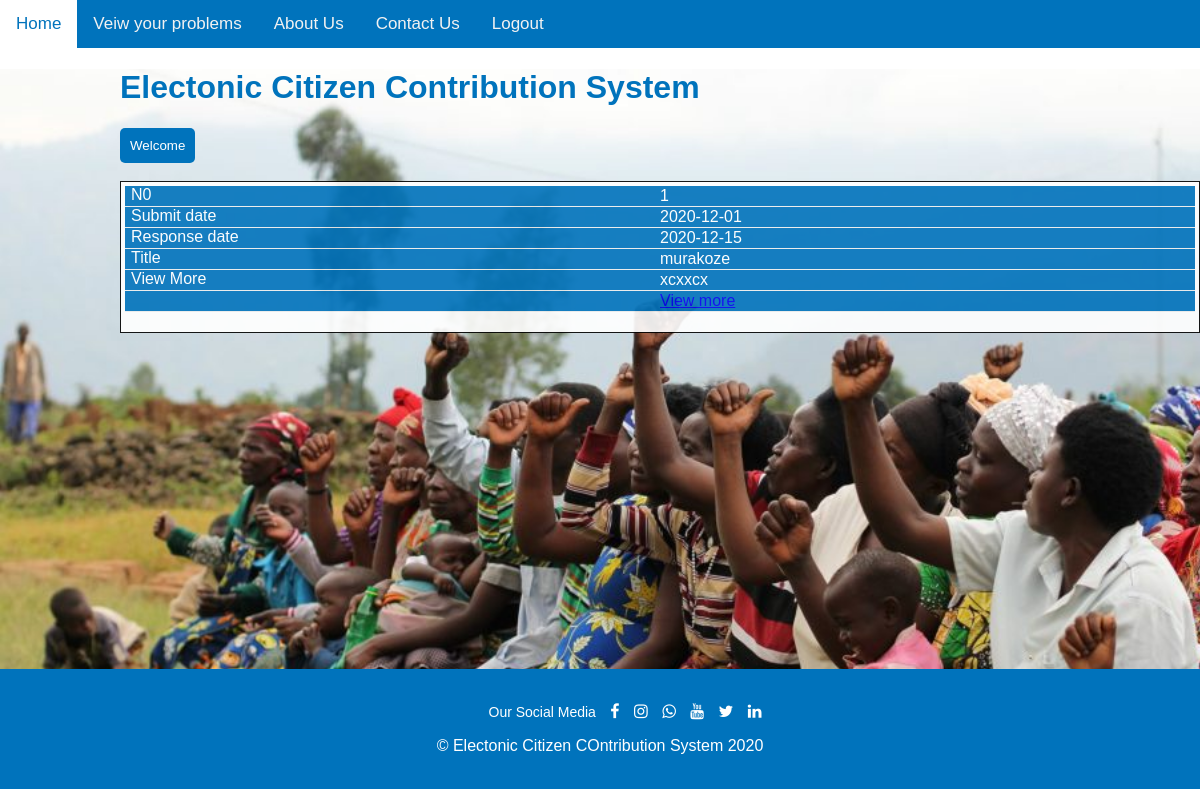
The page /ICC/plobs.php (signed in) on the database its author committed.
### tables this page shows
CREATE TABLE `prob` (
  `pid` int(11) NOT NULL,
  `content` varchar(1500) DEFAULT NULL,
  `dates` date DEFAULT NULL,
  `uid` int(11) DEFAULT NULL,
  `uid2` int(11) NOT NULL,
  `provice` varchar(250) NOT NULL,
  `district` varchar(230) NOT NULL,
  `sector` varchar(200) NOT NULL,
  `title` varchar(250) NOT NULL,
  `respo` varchar(1200) NOT NULL,
  `redate` date NOT NULL
);

### ICC/plobs.php (the view, shortened to what this page needs)
<?php
require_once('dbcon.php');
   if ($_SESSION['id']==0) {
  header('location:logout.php');
  } else{
?>
<!DOCTYPE html>
<html>
<head>
<link rel="stylesheet" href="https://cdnjs.cloudflare.com/ajax/libs/font-awesome/4.7.0/css/font-awesome.min.css">
<link rel="stylesheet" type="text/css" href="style.css">
</head>
<body>
<div class="topnav" id="myTopnav">
  <a href="dashboard.php" >Home</a>
  <a href="">Veiw your problems</a>
  <a href="#about">About Us</a>
  <a href="">Contact Us</a>
   <a href="logout.php">Logout</a>
  <br>
</div>
<div  class="cld">
  <h1>Electonic Citizen Contribution System</h1>
  <button>Welcome</button><br><br>
  <div style="margin-left: 10%; ">
    <table role="table" style="background-color: white; opacity: 0.9; color: #0073bc;  ">
  <tbody role="rowgroup">
    <?php
    $op = $_SESSION['id'];
    $ret=mysqli_query($con,"select * from prob where uid2 = '$op' ");
                $cnt=1;
                while($row=mysqli_fetch_array($ret))
                {?>
    <tr role="row">
      <td role="cell"><?php echo $cnt;?></td>
      <td role="cell"><?php echo $row['dates'];?></td>
      <td role="cell"><?php echo $row['redate'];?></td>
       <td role="cell"><?php echo $row['respo'];?></td>
      <td role="cell"><?php echo $row['title'];?></td>
      <td role="cell"><a href="#">View more</a></td>
    </tr>
    <?php $cnt=$cnt+1; }?>
  </tbody>
</table>
  </div>
</div>
<footer><center><br>
  <ul >
    <li>Our Social Media</li>
    <li class="fa fa-facebook"></li>
    <li class="fa fa-instagram"></li>
    <li class="fa fa-whatsapp"></li>
    <li class="fa fa-youtube"></li>
    <li class="fa fa-twitter"></li>
    <li class="fa fa-linkedin"></li>
  </ul>
  <p> &copy; Electonic Citizen COntribution System 2020</p></center>
  <br>
</footer>
</body>
</html>
<?php
}
 ?>

### ICC/style.css (style rules this page uses)
body { margin: 0; font-family: Arial, Helvetica, sans-serif; }
.topnav { overflow: hidden; background-color: #0073bc; }
.topnav a { float: left; display: block; color: #f2f2f2; text-align: center; padding: 14px 16px; text-decoration: none; font-size: 17px; }
.cld { background: url("home_img2.jpg") no-repeat fixed; background-size: cover; height: 600px; }
footer { background-color: #0073bc; }
footer ul li { color: white; padding-left: 10px; font-size: 14px; display: inline; }
footer p { color: white; }
.cld h1 { margin-left: 10%; color: #0073bc; }
.cld button { padding: 10px; margin-left: 10%; background-color: #0073bc; color: white; border: none; border-radius: 5px; }
table { border-collapse: collapse; padding: 4px; font-family: arial; }
table, th, td { border: 1px solid black; }
@media only screen 
    and (max-width: 760px), (min-device-width: 768px) 
    and (max-device-width: 1024px) { table, thead, tbody, th, td, tr { display: block; } }
@media only screen 
    and (max-width: 760px), (min-device-width: 768px) 
    and (max-device-width: 1024px) { tr { margin: 0 0 1rem 0; } }
@media only screen 
    and (max-width: 760px), (min-device-width: 768px) 
    and (max-device-width: 1024px) { tr:nth-child(odd) { background: #0073bc; color: white; } }
@media only screen 
    and (max-width: 760px), (min-device-width: 768px) 
    and (max-device-width: 1024px) { td { border: none; border-bottom: 1px solid #eee; position: relative; padding-left: 50%; } }
@media only screen 
    and (max-width: 760px), (min-device-width: 768px) 
    and (max-device-width: 1024px) { td:before { position: absolute; top: 0; left: 6px; width: 45%; padding-right: 10px; white-space: nowrap; } }
@media only screen 
    and (max-width: 760px), (min-device-width: 768px) 
    and (max-device-width: 1024px) { td:nth-of-type(1):before { content: "N0"; } }
@media only screen 
    and (max-width: 760px), (min-device-width: 768px) 
    and (max-device-width: 1024px) { td:nth-of-type(2):before { content: "Submit date"; } }
@media only screen 
    and (max-width: 760px), (min-device-width: 768px) 
    and (max-device-width: 1024px) { td:nth-of-type(3):before { content: "Response date"; } }
@media only screen 
    and (max-width: 760px), (min-device-width: 768px) 
    and (max-device-width: 1024px) { td:nth-of-type(4):before { content: "Title"; } }
@media only screen 
    and (max-width: 760px), (min-device-width: 768px) 
    and (max-device-width: 1024px) { td:nth-of-type(5):before { content: "View More"; } }

### rows shown on the page
prob: dates "2020-12-01", redate "2020-12-15", respo "murakoze", title "xcxxcx"
